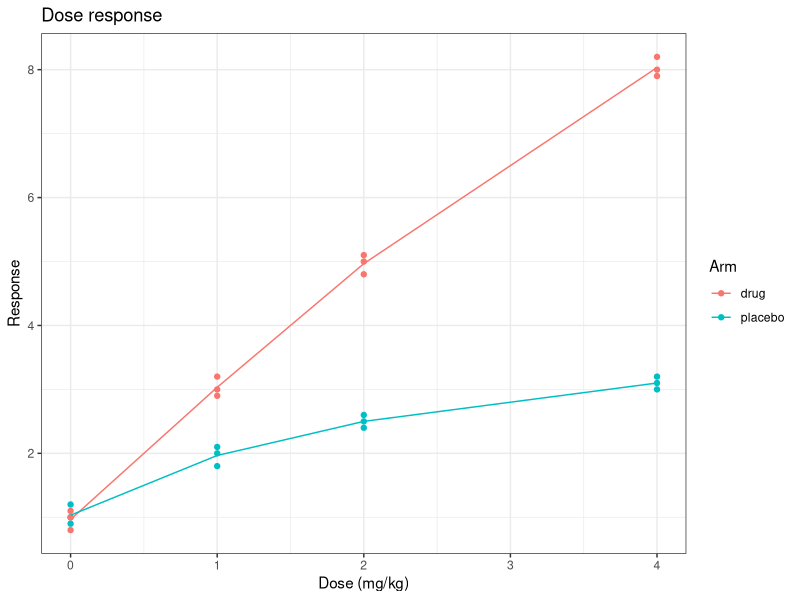

This chart was generated by the following R code:
library(ggplot2)
theme_set(theme_classic(base_size = 20))   # lab-wide poster default

df <- data.frame(dose = rep(c(0, 1, 2, 4), 6), arm = rep(c("placebo", "drug"), each = 12),
                 resp = c(1, 2, 2.5, 3, 1.2, 2.1, 2.4, 3.2, 0.9, 1.8, 2.6, 3.1, 1, 3, 5, 8, 1.1, 3.2, 5.1, 7.9, 0.8, 2.9, 4.8, 8.2))
p <- ggplot(df, aes(dose, resp, colour = arm)) +
  geom_point() + geom_line(stat = "summary", fun = mean) +
  labs(title = "Dose response", x = "Dose (mg/kg)", y = "Response", colour = "Arm") +
  theme_bw()
ggsave("dose.png", p, width = 7, height = 5)
